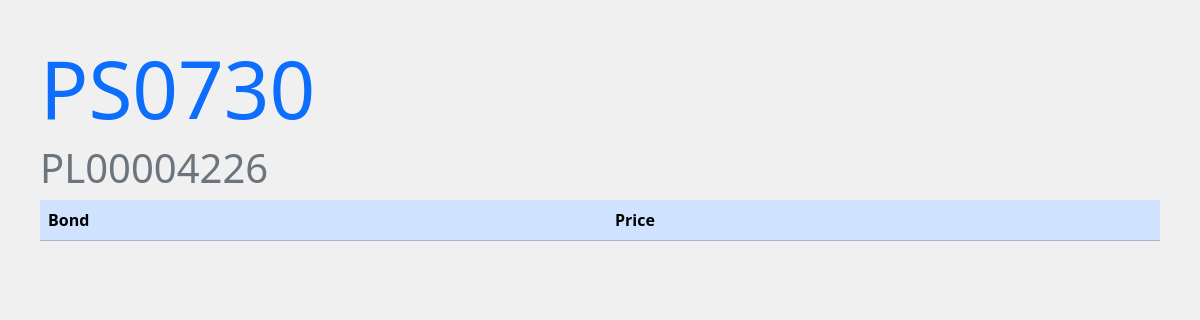
The app's page /bonds/list-prices/4/, older data.
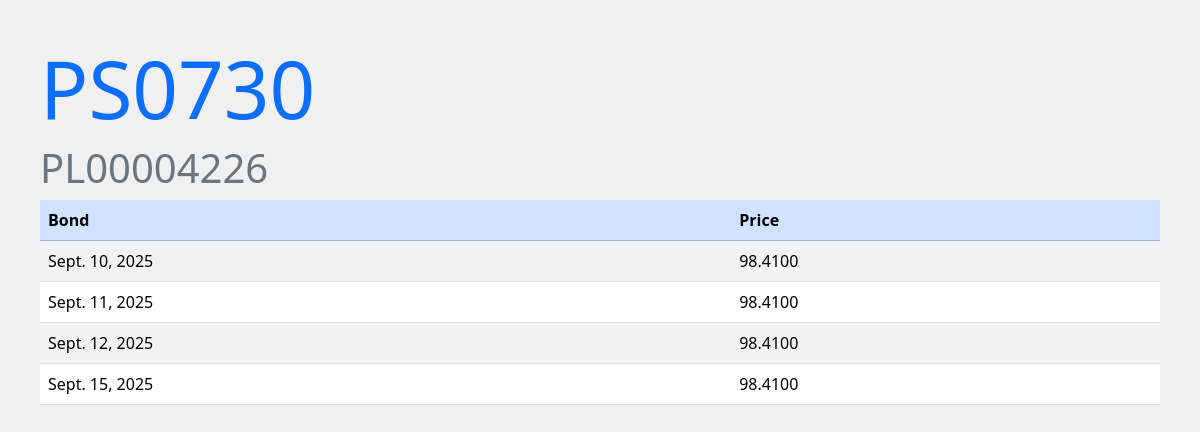
The same page, newer data.
### bonds/models.py (models this page shows, shortened)
class Bond(models.Model):
    ISIN = models.CharField(max_length=12)
    name = models.CharField(max_length=100)
    issue_price = models.DecimalField(max_digits=10, decimal_places=4, default=100)
    issue_date = models.DateField(default=date.today)
    maturity_date = models.DateField()
    coupon_rate = models.DecimalField(max_digits=5, decimal_places=3)
    coupon_frequency = models.SmallIntegerField(
        default=1,
        validators=[
            MinValueValidator(1),
            MaxValueValidator(12)
        ]
    )
    redemption = models.IntegerField()
    is_active = models.BooleanField(default=True)

class BondPrice(models.Model):
    calendar = ql.Poland()
    settlement_days = '2D'
    settlement_date = calendar.advance(ql.Date.todaysDate(), ql.Period(settlement_days)).ISO()
    bond = models.ForeignKey(Bond, on_delete=models.CASCADE, related_name='prices')
    price = models.DecimalField(max_digits=10, decimal_places=4)
    date = models.DateField(default=settlement_date)
    class Meta:
        ordering = ['date']
        unique_together = ('price', 'date')

### bonds/views.py (the view)
# urls.py: path('list-prices/<int:pk>/', BondPriceListView.as_view(), name='list_bond_prices'),
class BondPriceListView(ListView):
    model = BondPrice
    context_object_name = 'bond_prices'
    template_name = 'bonds/list_bond_prices.html'
    def get_context_data(self, *args, **kwargs):
        context = super().get_context_data(**kwargs)
        context['bond'] = Bond.objects.get(pk=self.kwargs.get('pk'))
        return context
    def get_queryset(self):
        bond_pk = self.kwargs.get('pk')
        return BondPrice.objects.filter(bond_id=bond_pk)

### bonds/templates/bonds/list_bond_prices.html
{% extends 'base.html' %}
{% load static %}
{% block content %}
    <h2 class="display-1 text-primary">{{ bond.name }}</h2>
    <h4 class="display-6 text-secondary">{{ bond.ISIN }}</h4>
    <table class="table table-striped table-hover">
        <thead>
            <tr class="table-primary">
                <th>Bond</th>
                <th>Price</th>
            </tr>
        </thead>
    {% for obj in bond_prices %}
        <tr>
            <td>{{ obj.date }}</td>
            <td>{{ obj.price }}</td>
        </tr>
    {% endfor %}
    </table>
{% endblock %}

### templates/base.html (shortened to what this page needs)
<!DOCTYPE html>
{% load static %}
<html lang="en">
<head>
    <link href="https://cdn.jsdelivr.net/npm/bootstrap@5.3.2/dist/css/bootstrap.min.css" rel="stylesheet"
>
    <link href="{% static 'styles.css' %}" rel="stylesheet">
</head>
<body>
{% block content %}
{% endblock %}
</body>
</html>

### static/styles.css (style rules this page uses)
body { background-color: #f0f0f0; padding: 40px; }

Row changes from the older to the newer data that the page shows:
added BondPrice: date "Sept. 10, 2025", price "98.4100"
added BondPrice: date "Sept. 11, 2025", price "98.4100"
added BondPrice: date "Sept. 12, 2025", price "98.4100"
added BondPrice: date "Sept. 15, 2025", price "98.4100"
